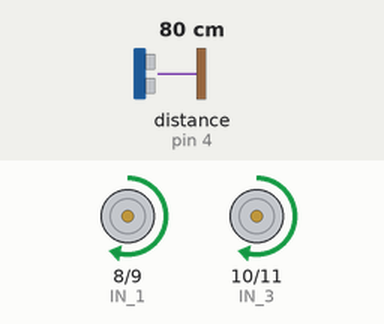
Recording of a program running on a simulated Arduino Uno, built with avr-gcc and run on an emulated ATmega328P. On the bench: motor-driver pin pairs drawn as motors (green arrow = first pin HIGH = forward, orange = second pin HIGH = backward, longer = more drive, scaled by the enable pin). Wiring (inferred from the names in the program): ultrasonic range finder: trigger pin 3; echo pin 4. The test bench sets the inputs (shaded band); at power-on: distance to the obstacle (sensor on pin 4) 80 cm. The echo pulse lasts 58.3 µs per cm.

Above: at 4.2 s.
4.3 s: distance to the obstacle (sensor on pin 4) set to 34 cm
5.8 s: distance to the obstacle (sensor on pin 4) set to 27 cm
At 7.2 s:
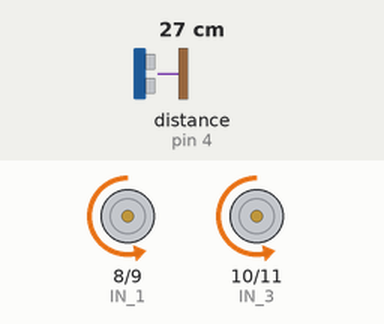
At 8.0 s:
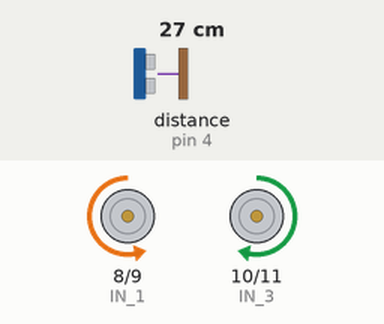
8.8 s: distance to the obstacle (sensor on pin 4) set to 35 cm
11.8 s: distance to the obstacle (sensor on pin 4) set to 2 cm
At 12.3 s:
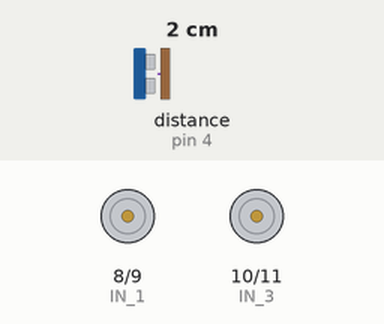
Timing chart, 0 to 15.8 s (numbered marks = the images above; inputs shaded):
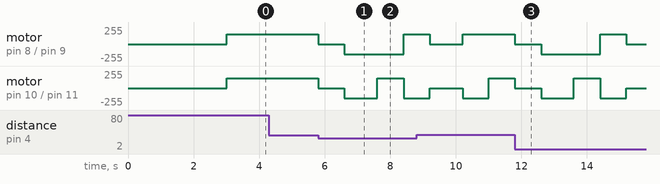

Measured:
- the behaviour switches between 31 and 30 cm on distance to the obstacle (sensor on pin 4) (found by bisection; images 0 and 1)
- after the input at 4.3 s, every drawn part: stays the same
- after the input at 5.8 s, motor on pin 8 (IN_1) / pin 9 (IN_2): forward 150/255 → stopped at once, → backward 150/255 0.80 s later, → forward 150/255 1.8 s later; motor on pin 10 (IN_3) / pin 11 (IN_4): forward 150/255 → stopped at once, → backward 150/255 0.80 s later, → forward 150/255 1.0 s later, → backward 150/255 0.80 s later

The program:

main.cpp
```cpp
#include <Arduino.h>
#include <../include/Helpers.h>

long timingError = 0;

void setup() {
  // Setting up the pins
  pinMode(IN_1, OUTPUT);
  pinMode(IN_2, OUTPUT);
  pinMode(IN_3, OUTPUT);
  pinMode(IN_4, OUTPUT);
  pinMode(TRIG_PIN, OUTPUT);
  pinMode(ECHO_PIN, INPUT);
  pinMode(EN_A, OUTPUT);
  pinMode(EN_B, OUTPUT);

  // Accounting for an error in timing
  timingError = getTriggerTimingError();

  // Setting the speed of the vehicle
  setSpeed(150);

  // Wait a while so that we can have time
  delay(3000);
}

void loop() {
  float distance, leftDistance, rightDistance;

  distance = readDistance(timingError);
  // First checking if the distance read is valid
  if (distance > 0)
  {
    // Confirm if the distance is within threshold distance
    if (distance < THRESHOLD_DISTANCE)
    {
      // Stop the vehicle and reverse
      stopMotors();
      delay(800);
      reverse();

      // Turn to the left and measure the distance
      turnLeft();
      leftDistance = readDistance(timingError);

      // Confirming left distance validity and moving if there is space
      if (leftDistance > 0 && leftDistance > THRESHOLD_DISTANCE)
      {
        moveForward();
      }
      else
      {
        // Return to original position
        turnRight();
        delay(1000);

        // Turn to the right and measure the distance
        turnRight();
        rightDistance = readDistance(timingError);
        if (rightDistance > THRESHOLD_DISTANCE)
        {
          // Keep moving if there is space on the right
          moveForward();
        }
        else
        {
          // Rotate the car in the opposite direction and wait
          rotateTo(180);
          delay(700);
        }
      }
    }
    else
    {
      // Keep going if the distance is more than the threshold
      moveForward();
    }
  }
  else
  {
    // Wait for a while if there are bad readings
    stopMotors();
    delay(100);
  }
}
```

Helpers.h
```cpp
#if !defined(HELPER_H_)
#define HELPER_H_

#include <Arduino.h>

#define IN_1 8
#define IN_2 9
#define IN_3 10
#define IN_4 11
#define TRIG_PIN 3
#define ECHO_PIN 4

/**
 * The EN_A and EN_B pins might not be used in the final
 * code as the jumpers already supply voltage to the car.
*/
#define EN_A 5
#define EN_B 6

#define ROTATION_TIME 800
#define THRESHOLD_DISTANCE 30
#define REVERSE_TIME 1000

/**
 * Creating callibration functions so that each arduino does not worry
 * about it's state of calculation when it is working
*/
long getTriggerTimingError()
{
    unsigned long start_time = micros();
    digitalWrite(TRIG_PIN, HIGH);
    delayMicroseconds(10);
    digitalWrite(TRIG_PIN, LOW);
    unsigned long end_time = micros();
    unsigned long duration = end_time - start_time;
    return (duration);
}


/**
 * @brief reading distance while accounting for timeouts and delays
 * @param trigError
 * @return Approximate distance in front of the sensor in centimetres.
 */
float readDistance(long trigError)
{
    // Send a pulse to trigger the sensor
    digitalWrite(TRIG_PIN, LOW);
    delayMicroseconds(2);
    digitalWrite(TRIG_PIN, HIGH);
    delayMicroseconds(10);
    digitalWrite(TRIG_PIN, LOW);

    // Measure the time it takes for the echo to return
    unsigned long start_time = micros();
    while (digitalRead(ECHO_PIN) == LOW) {
        if (micros() - start_time > 10000) { // Timeout after 10ms
        return -1.0; // Handle timeout error
        }
    }
    start_time = micros();
    while (digitalRead(ECHO_PIN) == HIGH) {
        if (micros() - start_time > 10000) { // Timeout after 10ms
        return -1.0; // Handle timeout error
        }
    }

    unsigned long end_time = micros();
    unsigned long duration = end_time - start_time;

    // Account for the 20 microsecond delay
    duration -= trigError;

    // Convert the time to distance (in centimeters)
    float distance = (duration / 2) * 0.0343;

    return distance;
}

/**
 * @brief Moves the vehicle forward continuously
 */
void moveForward()
{
    // Going int rhe forward direction in the right and left side.
    digitalWrite(IN_1, HIGH);
    digitalWrite(IN_3, HIGH);

    digitalWrite(IN_2, LOW);
    digitalWrite(IN_4, LOW);
}

/**
 * @brief Moves the vehicle back continuously
 */
void moveBackwards()
{
    // Going in the backward direction in the right and left side
    digitalWrite(IN_2, HIGH);
    digitalWrite(IN_4, HIGH);

    digitalWrite(IN_1, LOW);
    digitalWrite(IN_3, LOW);
}

/**
 * @brief Moves the vehicle left continuously
 */
void moveLeft()
{
    // Continues moving left
    digitalWrite(IN_2, HIGH);
    digitalWrite(IN_4, LOW);

    digitalWrite(IN_1, LOW);
    digitalWrite(IN_3, HIGH);
}

/**
 * @brief Moves the vehicle right continuously
 */
void moveRight()
{
    // Continues moving right
    digitalWrite(IN_2, LOW);
    digitalWrite(IN_4, HIGH);

    digitalWrite(IN_1, HIGH);
    digitalWrite(IN_3, LOW);

}

/**
 * @brief Stops all motors in the vehicle
 */
void stopMotors()
{
    digitalWrite(IN_2, LOW);
    digitalWrite(IN_4, LOW);

    digitalWrite(IN_1, LOW);
    digitalWrite(IN_3, LOW);
}


// Custom movement functions based on move Functions
/**
 * @brief Turns the vehicle left at a right angle
 */
void turnLeft()
{
    moveLeft();
    delay(ROTATION_TIME);
    stopMotors();
}

/**
 * @brief Turns the vehicle right at a right angle
 */
void turnRight()
{
    moveRight();
    delay(ROTATION_TIME);
    stopMotors();
}

/**
 * @brief Rotates the vehicle to a specific angle.
 * @param angle
 */
void rotateTo(int angle)
{
    /**
     * Assuming I have gotten an estimate for ROTATION_TIME which is to get
     * right angles...
    */
    int timeToMove = (ROTATION_TIME / 90) * angle;
    moveRight();
    delay(timeToMove);
    stopMotors();
}

/**
 * @brief Briefly moves the car backwards with the aim of creating space.
 */
void reverse()
{
    moveBackwards();
    delay(REVERSE_TIME);
    stopMotors();
}

void setSpeed(int speed)
{
    if (speed > 255 || speed < 10)
    {
        analogWrite(EN_A, 255);
        analogWrite(EN_B, 255);
    }
    else
    {
        analogWrite(EN_A, speed);
        analogWrite(EN_B, speed);
    }
}

#endif // HELPER_H_
```
